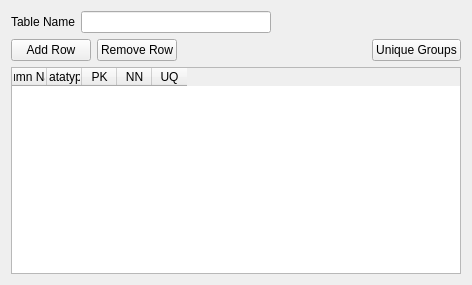
<?xml version="1.0" encoding="UTF-8"?>
<ui version="4.0">
 <class>CTableEditor</class>
 <widget class="QWidget" name="CTableEditor">
  <property name="windowModality">
   <enum>Qt::ApplicationModal</enum>
  </property>
  <property name="geometry">
   <rect>
    <x>0</x>
    <y>0</y>
    <width>472</width>
    <height>285</height>
   </rect>
  </property>
  <property name="windowTitle">
   <string>Table Editor</string>
  </property>
  <property name="locale">
   <locale language="English" country="UnitedStates"/>
  </property>
  <layout class="QGridLayout" name="gridLayout">
   <item row="0" column="0">
    <layout class="QHBoxLayout" name="horizontalLayout">
     <item>
      <widget class="QLabel" name="label">
       <property name="text">
        <string>Table Name</string>
       </property>
      </widget>
     </item>
     <item>
      <widget class="QLineEdit" name="lineTableName"/>
     </item>
     <item>
      <spacer name="horizontalSpacer">
       <property name="orientation">
        <enum>Qt::Horizontal</enum>
       </property>
       <property name="sizeHint" stdset="0">
        <size>
         <width>160</width>
         <height>20</height>
        </size>
       </property>
      </spacer>
     </item>
    </layout>
   </item>
   <item row="1" column="0">
    <layout class="QHBoxLayout" name="horizontalLayout_2">
     <item>
      <widget class="QPushButton" name="pushAddRow">
       <property name="text">
        <string>Add Row</string>
       </property>
      </widget>
     </item>
     <item>
      <widget class="QPushButton" name="pushRemoveRow">
       <property name="text">
        <string>Remove Row</string>
       </property>
      </widget>
     </item>
     <item>
      <spacer name="horizontalSpacer_2">
       <property name="orientation">
        <enum>Qt::Horizontal</enum>
       </property>
       <property name="sizeHint" stdset="0">
        <size>
         <width>160</width>
         <height>20</height>
        </size>
       </property>
      </spacer>
     </item>
     <item>
      <widget class="QPushButton" name="pushUniques">
       <property name="text">
        <string>Unique Groups</string>
       </property>
      </widget>
     </item>
    </layout>
   </item>
   <item row="2" column="0">
    <widget class="QTableWidget" name="tableWidget">
     <property name="selectionMode">
      <enum>QAbstractItemView::ExtendedSelection</enum>
     </property>
     <property name="selectionBehavior">
      <enum>QAbstractItemView::SelectRows</enum>
     </property>
     <attribute name="horizontalHeaderDefaultSectionSize">
      <number>35</number>
     </attribute>
     <attribute name="horizontalHeaderMinimumSectionSize">
      <number>35</number>
     </attribute>
     <attribute name="verticalHeaderVisible">
      <bool>false</bool>
     </attribute>
     <column>
      <property name="text">
       <string>Column Name</string>
      </property>
      <property name="toolTip">
       <string>Column Name</string>
      </property>
     </column>
     <column>
      <property name="text">
       <string>Datatype</string>
      </property>
      <property name="toolTip">
       <string>Datatype</string>
      </property>
     </column>
     <column>
      <property name="text">
       <string>PK</string>
      </property>
      <property name="toolTip">
       <string>Primary Key</string>
      </property>
      <property name="whatsThis">
       <string/>
      </property>
     </column>
     <column>
      <property name="text">
       <string>NN</string>
      </property>
      <property name="toolTip">
       <string>Not Null</string>
      </property>
      <property name="whatsThis">
       <string/>
      </property>
     </column>
     <column>
      <property name="text">
       <string>UQ</string>
      </property>
      <property name="toolTip">
       <string>Unique</string>
      </property>
      <property name="whatsThis">
       <string/>
      </property>
     </column>
    </widget>
   </item>
  </layout>
 </widget>
 <resources/>
 <connections/>
</ui>
